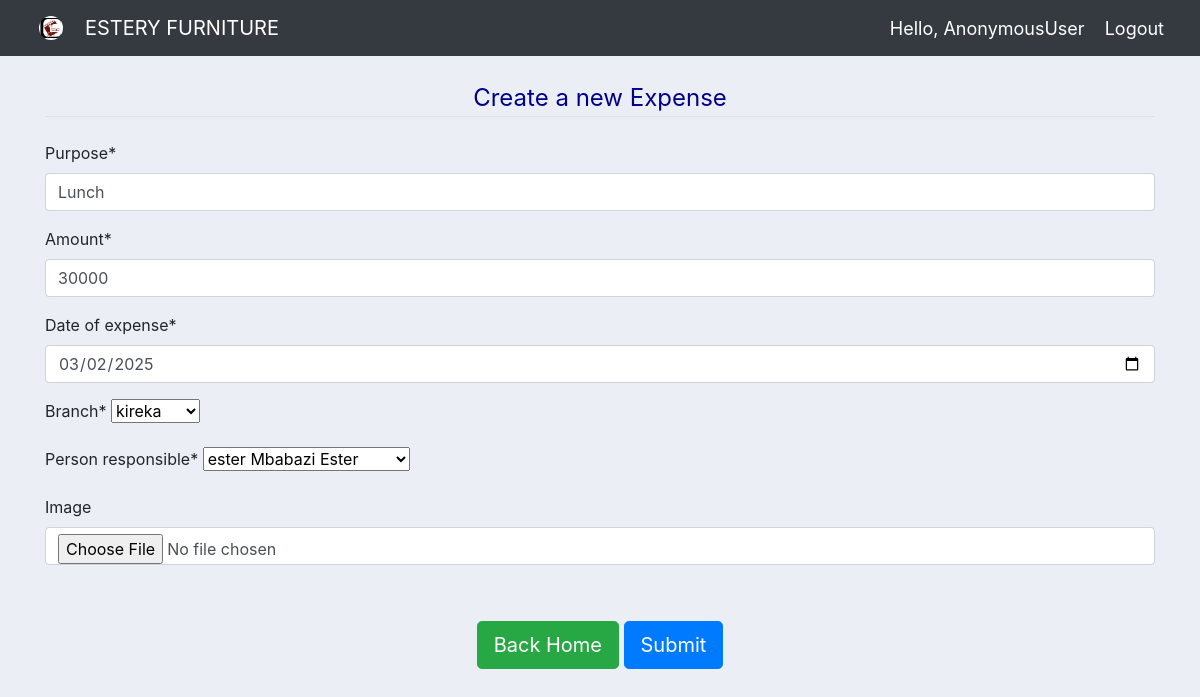
Page /update_expense/2/ on the committed database.
### estery_app/models.py (models this page shows, shortened)
class Expense(models.Model):
    branch_choices =(("Kalerwe","Kalerwe"),("kireka","kireka"))
    purpose = models.CharField(max_length=300, null=False)
    amount = models.PositiveIntegerField()
    date_of_expense = models.DateField()
    branch = models.CharField(max_length=200, null=False, choices = branch_choices)
    person_responsible = models.ForeignKey(Employee, on_delete=models.SET_DEFAULT, default=None, null=False)
    image = models.ImageField(upload_to='expenses/%Y/%m/%d',blank=True)

### estery_app/views.py (the view)
# urls.py: path('update_expense/<int:id>/', views.updateExpense, name='update_expense'),
def updateExpense(request, id):
    expense = Expense.objects.get(id=id)
    form = ExpenseForm(instance=expense)
    if request.method == "POST":
        form = ExpenseForm(request.POST, instance=expense)
        if form.is_valid():
            form.save()
            return redirect('home')
    context = {'form': form }
    return render(request, 'create_expense.html', context)

### estery_app/forms.py
class ExpenseForm(ModelForm):
    date_of_expense = forms.DateField(widget=forms.widgets.DateInput(
        attrs={'type': 'date'})
    )
    class Meta:
        model = Expense
        fields = '__all__'

### estery_app/models.py (called while the page is built)
    def __str__(self):
        return self.emp_id + " " +self.full_name

### estery_app/templates/create_expense.html (shortened to what this page needs)
{% extends 'main.html' %}
{% load crispy_forms_tags %}
{% load static %}
{% block content  %}
    <link rel="stylesheet" href="{% static 'css/main.css' %}">
    <div class="container" >
    <br>
    <form method="POST"  action="" >
      <fieldset class="form-group">
            <legend class="border-bottom mb-4" style="color: darkblue; text-align: center;">Create a new Expense </legend>
            {{ form|crispy }}
        </fieldset><br>
        <div class="form-group" id="signup-button" align="center">
            <a class="btn btn-lg btn-success" href="{% url 'home' %}">Back Home</a>
            <button class="btn btn-lg btn-primary">Submit</button>
        </div>
    </form>
{% endblock content %}

### estery_app/static/css/main.css (style rules this page uses)
body { background-color: #ebeff5; }

### rows in the picture
Expense: purpose "Lunch", amount "30000", date_of_expense "03/02/2025", branch "kireka", person_responsible "ester Mbabazi Ester"

### other values in the picture
{{ request.user }} "AnonymousUser"
